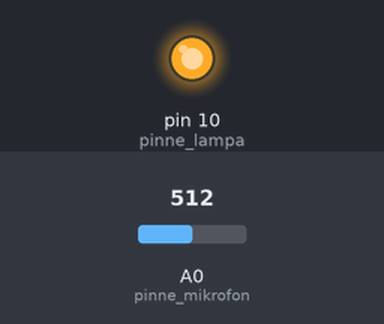
Bench run of a sketch on a simulated Arduino Uno, built with avr-gcc and run on an emulated ATmega328P. Parts: output pins drawn as LEDs (lit = HIGH). Inputs (shaded band) come from the test bench; at power-on: A0 (pinne_mikrofon) = 512.

Above: at 1.2 s.
1.3 s: A0 (pinne_mikrofon) set to 108
2.8 s: A0 (pinne_mikrofon) set to 90
At 3.6 s:
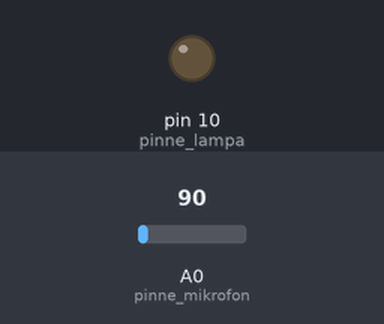
4.4 s: A0 (pinne_mikrofon) set to 122
At 4.7 s:
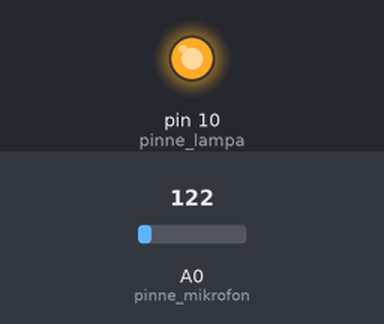
5.9 s: A0 (pinne_mikrofon) set to 0
At 7.1 s:
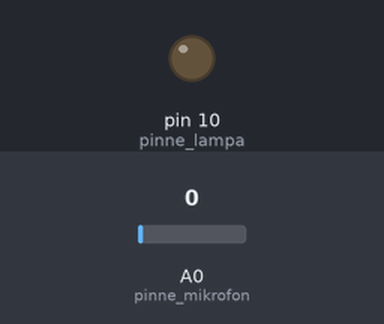
Timing chart, 0 to 8.5 s (numbered marks = the images above; inputs shaded):
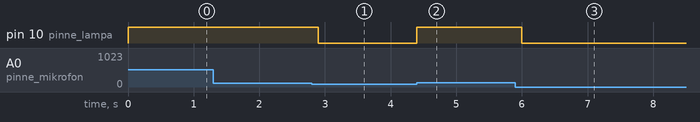

The sketch:

step3.ino
```cpp
// Konstanter
const unsigned long lampans_lystid = 100; // Hur många millisekunder ska lampan lysa?
const int gransvarde = 100;

const int pinne_lampa = 10;
const int pinne_mikrofon = 0; // Pinne A0 på kortet.

// Variabler
unsigned long dags_att_slacka_lampan = 0;

// Funktioner
void setup()
{
    pinMode(pinne_lampa, OUTPUT);
}

void loop()
{
    const unsigned long tid_nu = millis();

    if (analogRead(pinne_mikrofon) > gransvarde) // Låter det tillräckligt?
    {
        digitalWrite(pinne_lampa, HIGH);  // Tänd lampan
        dags_att_slacka_lampan = tid_nu + lampans_lystid;
    }

    if (dags_att_slacka_lampan>0 && tid_nu > dags_att_slacka_lampan)
    {
        digitalWrite(pinne_lampa, LOW);  // Släck lampan
        dags_att_slacka_lampan = 0;
    }
}
```

Measured:
- the behaviour switches between 101 and 100 on A0 (pinne_mikrofon) (found by bisection; images 0 and 1)
- after the input at 1.3 s, every drawn part: stays the same
- after the input at 2.8 s, pin 10 (pinne_lampa): HIGH → LOW after 0.10 s
- after the input at 4.4 s, pin 10 (pinne_lampa): LOW → HIGH at once
- after the input at 5.9 s, pin 10 (pinne_lampa): HIGH → LOW after 0.10 s
